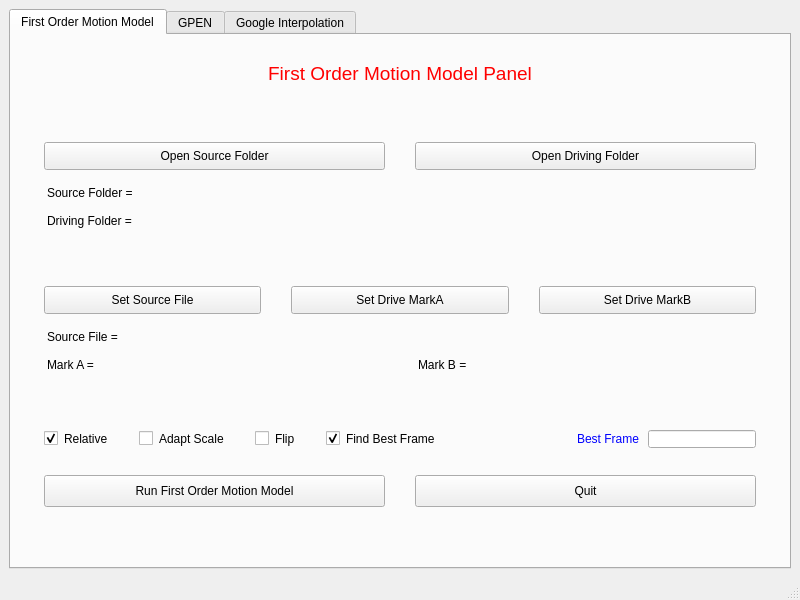
<?xml version="1.0" encoding="UTF-8"?>
<ui version="4.0">
 <class>MainWindow</class>
 <widget class="QMainWindow" name="MainWindow">
  <property name="geometry">
   <rect>
    <x>0</x>
    <y>0</y>
    <width>800</width>
    <height>600</height>
   </rect>
  </property>
  <property name="windowTitle">
   <string>MainWindow</string>
  </property>
  <widget class="QWidget" name="centralwidget">
   <property name="styleSheet">
    <string notr="true">margin: 0 12px;</string>
   </property>
   <layout class="QVBoxLayout" name="verticalLayout">
    <item>
     <widget class="QTabWidget" name="tabWidget">
      <property name="currentIndex">
       <number>0</number>
      </property>
      <widget class="QWidget" name="tabFirst">
       <attribute name="title">
        <string>First Order Motion Model</string>
       </attribute>
       <layout class="QGridLayout" name="gridLayout">
        <item row="11" column="0">
         <layout class="QHBoxLayout" name="horizontalLayout_5">
          <item>
           <widget class="QPushButton" name="bRunFirst">
            <property name="minimumSize">
             <size>
              <width>0</width>
              <height>0</height>
             </size>
            </property>
            <property name="styleSheet">
             <string notr="true">margin-top: 20px; padding: 8px</string>
            </property>
            <property name="text">
             <string>Run First Order Motion Model</string>
            </property>
           </widget>
          </item>
          <item>
           <widget class="QPushButton" name="bQuit">
            <property name="styleSheet">
             <string notr="true">margin-top: 20px; padding: 8px</string>
            </property>
            <property name="text">
             <string>Quit</string>
            </property>
           </widget>
          </item>
         </layout>
        </item>
        <item row="2" column="0">
         <layout class="QHBoxLayout" name="horizontalLayout">
          <item>
           <widget class="QPushButton" name="bSrcFolder">
            <property name="sizePolicy">
             <sizepolicy hsizetype="Minimum" vsizetype="Preferred">
              <horstretch>0</horstretch>
              <verstretch>0</verstretch>
             </sizepolicy>
            </property>
            <property name="minimumSize">
             <size>
              <width>0</width>
              <height>28</height>
             </size>
            </property>
            <property name="text">
             <string>Open Source Folder</string>
            </property>
           </widget>
          </item>
          <item>
           <widget class="QPushButton" name="bDriveFolder">
            <property name="sizePolicy">
             <sizepolicy hsizetype="Minimum" vsizetype="Preferred">
              <horstretch>0</horstretch>
              <verstretch>0</verstretch>
             </sizepolicy>
            </property>
            <property name="minimumSize">
             <size>
              <width>0</width>
              <height>28</height>
             </size>
            </property>
            <property name="text">
             <string>Open Driving Folder</string>
            </property>
           </widget>
          </item>
         </layout>
        </item>
        <item row="3" column="0">
         <widget class="QLabel" name="tSrcFolder">
          <property name="maximumSize">
           <size>
            <width>16777215</width>
            <height>48</height>
           </size>
          </property>
          <property name="styleSheet">
           <string notr="true">margin-top: 10px; margin-bottom: 8px</string>
          </property>
          <property name="text">
           <string>Source Folder = </string>
          </property>
          <property name="margin">
           <number>0</number>
          </property>
         </widget>
        </item>
        <item row="6" column="0">
         <layout class="QHBoxLayout" name="horizontalLayout_2">
          <item>
           <widget class="QPushButton" name="bSetSource">
            <property name="minimumSize">
             <size>
              <width>0</width>
              <height>28</height>
             </size>
            </property>
            <property name="text">
             <string>Set Source File</string>
            </property>
           </widget>
          </item>
          <item>
           <widget class="QPushButton" name="bSetDriveA">
            <property name="minimumSize">
             <size>
              <width>0</width>
              <height>28</height>
             </size>
            </property>
            <property name="text">
             <string>Set Drive MarkA</string>
            </property>
           </widget>
          </item>
          <item>
           <widget class="QPushButton" name="bSetDriveB">
            <property name="minimumSize">
             <size>
              <width>0</width>
              <height>28</height>
             </size>
            </property>
            <property name="text">
             <string>Set Drive MarkB</string>
            </property>
           </widget>
          </item>
         </layout>
        </item>
        <item row="14" column="0">
         <spacer name="verticalSpacer_4">
          <property name="orientation">
           <enum>Qt::Vertical</enum>
          </property>
          <property name="sizeHint" stdset="0">
           <size>
            <width>20</width>
            <height>40</height>
           </size>
          </property>
         </spacer>
        </item>
        <item row="4" column="0">
         <widget class="QLabel" name="tDriveFolder">
          <property name="maximumSize">
           <size>
            <width>16777215</width>
            <height>24</height>
           </size>
          </property>
          <property name="text">
           <string>Driving Folder =</string>
          </property>
         </widget>
        </item>
        <item row="1" column="0">
         <spacer name="verticalSpacer_3">
          <property name="orientation">
           <enum>Qt::Vertical</enum>
          </property>
          <property name="sizeHint" stdset="0">
           <size>
            <width>20</width>
            <height>40</height>
           </size>
          </property>
         </spacer>
        </item>
        <item row="7" column="0">
         <widget class="QLabel" name="tSrcFile">
          <property name="maximumSize">
           <size>
            <width>16777215</width>
            <height>48</height>
           </size>
          </property>
          <property name="styleSheet">
           <string notr="true">margin-top: 10px;  margin-bottom: 8px</string>
          </property>
          <property name="text">
           <string>Source File =</string>
          </property>
         </widget>
        </item>
        <item row="9" column="0">
         <spacer name="verticalSpacer_2">
          <property name="orientation">
           <enum>Qt::Vertical</enum>
          </property>
          <property name="sizeHint" stdset="0">
           <size>
            <width>20</width>
            <height>40</height>
           </size>
          </property>
         </spacer>
        </item>
        <item row="8" column="0">
         <layout class="QHBoxLayout" name="horizontalLayout_3">
          <item>
           <widget class="QLabel" name="tMarkA">
            <property name="maximumSize">
             <size>
              <width>16777215</width>
              <height>24</height>
             </size>
            </property>
            <property name="text">
             <string>Mark A =</string>
            </property>
           </widget>
          </item>
          <item>
           <widget class="QLabel" name="tMarkB">
            <property name="maximumSize">
             <size>
              <width>16777215</width>
              <height>24</height>
             </size>
            </property>
            <property name="text">
             <string>Mark B =</string>
            </property>
           </widget>
          </item>
         </layout>
        </item>
        <item row="0" column="0">
         <widget class="QLabel" name="label_2">
          <property name="styleSheet">
           <string notr="true">margin-top: 18px; color: red; font-size: 14pt;</string>
          </property>
          <property name="text">
           <string>First Order Motion Model Panel</string>
          </property>
          <property name="alignment">
           <set>Qt::AlignCenter</set>
          </property>
         </widget>
        </item>
        <item row="5" column="0">
         <spacer name="verticalSpacer">
          <property name="orientation">
           <enum>Qt::Vertical</enum>
          </property>
          <property name="sizeHint" stdset="0">
           <size>
            <width>20</width>
            <height>40</height>
           </size>
          </property>
         </spacer>
        </item>
        <item row="10" column="0">
         <layout class="QHBoxLayout" name="horizontalLayout_4">
          <item>
           <widget class="QCheckBox" name="cRelative">
            <property name="text">
             <string>Relative</string>
            </property>
            <property name="checked">
             <bool>true</bool>
            </property>
           </widget>
          </item>
          <item>
           <widget class="QCheckBox" name="cAdapt">
            <property name="text">
             <string>Adapt Scale</string>
            </property>
           </widget>
          </item>
          <item>
           <widget class="QCheckBox" name="cFlip">
            <property name="text">
             <string>Flip</string>
            </property>
           </widget>
          </item>
          <item>
           <widget class="QCheckBox" name="cFindBest">
            <property name="text">
             <string>Find Best Frame</string>
            </property>
            <property name="checked">
             <bool>true</bool>
            </property>
           </widget>
          </item>
          <item>
           <spacer name="horizontalSpacer">
            <property name="orientation">
             <enum>Qt::Horizontal</enum>
            </property>
            <property name="sizeHint" stdset="0">
             <size>
              <width>40</width>
              <height>20</height>
             </size>
            </property>
           </spacer>
          </item>
          <item>
           <widget class="QLabel" name="label">
            <property name="maximumSize">
             <size>
              <width>16777215</width>
              <height>20</height>
             </size>
            </property>
            <property name="styleSheet">
             <string notr="true">color: blue; margin-right: 0; padding-right: 0;</string>
            </property>
            <property name="text">
             <string>Best Frame</string>
            </property>
           </widget>
          </item>
          <item>
           <widget class="QLineEdit" name="eBestFrame">
            <property name="styleSheet">
             <string notr="true">padding-left:0; margin-left:0</string>
            </property>
           </widget>
          </item>
         </layout>
        </item>
       </layout>
      </widget>
      <widget class="QWidget" name="tab_2">
       <attribute name="title">
        <string>GPEN</string>
       </attribute>
       <layout class="QVBoxLayout" name="verticalLayout_2">
        <item>
         <widget class="QLabel" name="label_3">
          <property name="styleSheet">
           <string notr="true">margin-top: 18px; color: blue; font-size: 14pt;</string>
          </property>
          <property name="text">
           <string>GPEN</string>
          </property>
          <property name="alignment">
           <set>Qt::AlignCenter</set>
          </property>
         </widget>
        </item>
        <item>
         <spacer name="verticalSpacer_6">
          <property name="orientation">
           <enum>Qt::Vertical</enum>
          </property>
          <property name="sizeHint" stdset="0">
           <size>
            <width>20</width>
            <height>40</height>
           </size>
          </property>
         </spacer>
        </item>
        <item>
         <layout class="QHBoxLayout" name="horizontalLayout_6">
          <item>
           <widget class="QPushButton" name="bSrcFolder_2">
            <property name="sizePolicy">
             <sizepolicy hsizetype="Minimum" vsizetype="Preferred">
              <horstretch>0</horstretch>
              <verstretch>0</verstretch>
             </sizepolicy>
            </property>
            <property name="minimumSize">
             <size>
              <width>0</width>
              <height>28</height>
             </size>
            </property>
            <property name="text">
             <string>Open Source Folder</string>
            </property>
           </widget>
          </item>
          <item>
           <widget class="QPushButton" name="bDriveFolder_2">
            <property name="sizePolicy">
             <sizepolicy hsizetype="Minimum" vsizetype="Preferred">
              <horstretch>0</horstretch>
              <verstretch>0</verstretch>
             </sizepolicy>
            </property>
            <property name="minimumSize">
             <size>
              <width>0</width>
              <height>28</height>
             </size>
            </property>
            <property name="text">
             <string>Open Driving Folder</string>
            </property>
           </widget>
          </item>
         </layout>
        </item>
        <item>
         <spacer name="verticalSpacer_5">
          <property name="orientation">
           <enum>Qt::Vertical</enum>
          </property>
          <property name="sizeHint" stdset="0">
           <size>
            <width>20</width>
            <height>40</height>
           </size>
          </property>
         </spacer>
        </item>
        <item>
         <widget class="QPushButton" name="bRunFirst_2">
          <property name="minimumSize">
           <size>
            <width>0</width>
            <height>0</height>
           </size>
          </property>
          <property name="styleSheet">
           <string notr="true">margin-top: 20px; padding: 8px</string>
          </property>
          <property name="text">
           <string>Run First Order Motion Model</string>
          </property>
         </widget>
        </item>
       </layout>
      </widget>
      <widget class="QWidget" name="tab">
       <attribute name="title">
        <string>Google Interpolation</string>
       </attribute>
      </widget>
     </widget>
    </item>
   </layout>
  </widget>
  <widget class="QMenuBar" name="menubar">
   <property name="geometry">
    <rect>
     <x>0</x>
     <y>0</y>
     <width>800</width>
     <height>28</height>
    </rect>
   </property>
  </widget>
  <widget class="QStatusBar" name="statusbar"/>
 </widget>
 <resources/>
 <connections/>
</ui>
